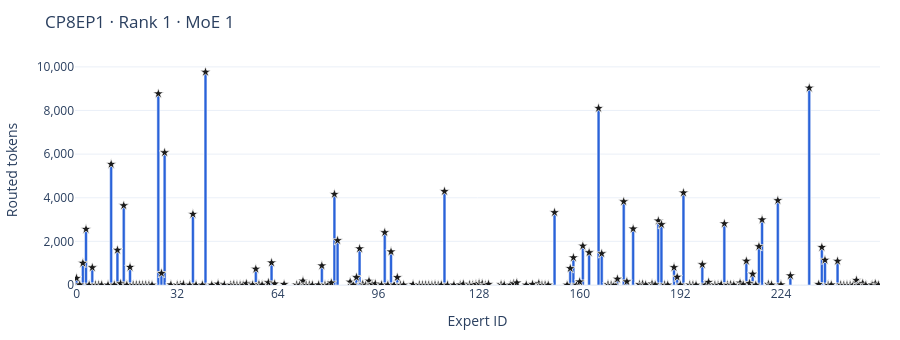

Notebook source saved alongside this figure:
### Code cell
visualize.expert_bars(counts, rank=1, layer=1)

### Figure 1 — Plotly figure (JSON) as saved in the notebook; plotly's stock layout.template omitted (floating-point values rounded to 4 significant figures; data arrays with more than 128 entries replaced by an {"elided": "..."} marker saying what was removed)
{"data": [{"hovertemplate": "Expert %{x}<br>%{y:,.0f} tokens<extra></extra>", "marker": {"color": "#2962D9"}, "type": "bar", "x": {"elided": "256 int values"}, "y": {"elided": "256 int values"}}, {"hovertemplate": "Expert %{x}<br>%{y:,.0f} tokens<extra></extra>", "marker": {"color": "#1A1A1A", "line": {"color": "white", "width": 0.75}, "size": 8, "symbol": "star"}, "mode": "markers", "showlegend": false, "type": "scatter", "x": {"elided": "190 int values"}, "y": {"elided": "190 int values"}}], "layout": {"autosize": true, "bargap": 0.08, "height": 340, "margin": {"b": 55, "l": 65, "r": 20, "t": 55}, "showlegend": false, "title": {"text": "CP8EP1 · Rank 1 · MoE 1"}, "xaxis": {"dtick": 32, "range": [-0.5, 255.5], "title": {"text": "Expert ID"}}, "yaxis": {"range": [0, 10540.0], "tickformat": ",", "title": {"text": "Routed tokens"}}}}
